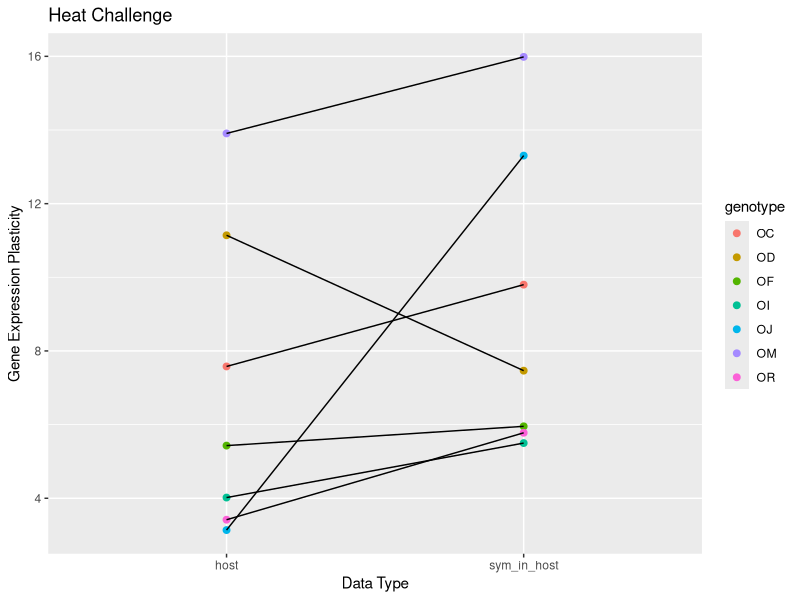
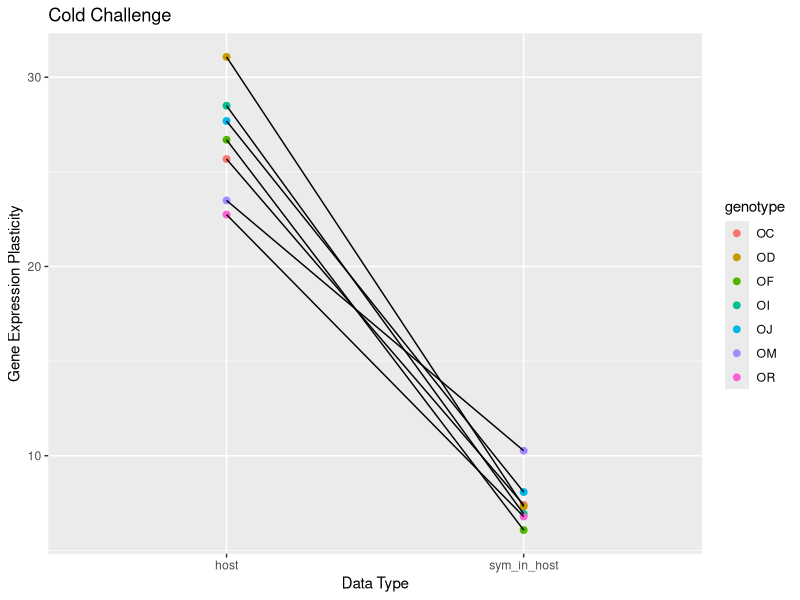
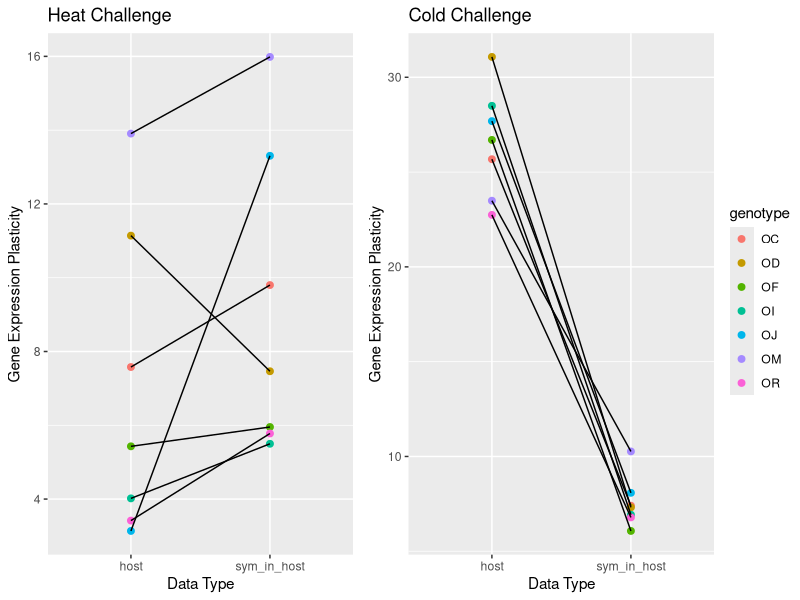

Source code (R) for these figures, in order:
library(tidyverse)
library(ggplot2)
library(stringr)
library(ggpubr)


# This script takes in the plasticity scores output from Colleen Bove's PCA Plasticity function 
# and plots reaction norms of PCA plasticity

setwd("~/Dropbox/BU/Host_Buffering/MPCC_2018/Sym_analyses/GE_Plasticity")

# read in host plasticity, make columns for genotype and fragment
host_plast = read_csv("host_plasticity.csv") %>%
  select(-...1) %>%
  select(name, treat_type, sym_state, dist) %>%
  filter(sym_state == "sym") %>%
  mutate(genotype = str_extract(.$name, "^.{2}")) %>%
  mutate(fragment = str_extract(.$name, "^.{3}")) %>%
  mutate(treatment = str_sub(treat_type, 1, 4)) %>%
  mutate_at(c('treat_type','sym_state','treatment'), as.factor) %>%
  filter(treat_type != "control_sym") %>%
  filter(treat_type != "control_apo") %>%
  select(-treat_type, -sym_state) %>%
  select(name, treatment, genotype, fragment, dist) %>%
  mutate(type = "host")

head(host_plast)

# read in symbiont in host plasticity, make columns for genotype and fragment
syminhost_plast = read_csv("symbiont_inhost_plasticity.csv") %>%
  select(-...1) %>%
  select(name, treatment, dist) %>%
  mutate(genotype = str_extract(.$name, "^.{2}")) %>%
  mutate(fragment = str_extract(.$name, "^.{3}")) %>%
  mutate_at(c('treatment'), as.factor) %>%
  filter(treatment != "control") %>%
  select(name, treatment, genotype, fragment, dist) %>%
  mutate(type = "sym_in_host")

head(syminhost_plast)

# read in symbiont in culture and symbiont in host combined data plasticity, make columns for genotype and fragment
culturesym_plast = read_csv("culturesymcombined_plasticity.csv") %>%
  select(-...1) %>%
  mutate(genotype = str_extract(.$name, "^.{2}")) %>%
  mutate(fragment = str_extract(.$name, "^.{3}")) %>%
  mutate(treatment = str_sub(treat_type, 1, 4)) %>%
  mutate_at(c('treat_type','type','treatment'), as.factor)


# remove plasticity values in control treatments
culturesym_plast = culturesym_plast %>%
  filter(treat_type != "control_sym") %>%
  filter(treat_type != "control_apo")


# plot host and sym in host data together on reaction norm of gene expression plasticity
host_sym_plast = rbind(host_plast, syminhost_plast)

host_sym_plast_heat = host_sym_plast %>%
  filter(treatment == "heat")

host_sym_plast_cold = host_sym_plast %>%
  filter(treatment == "cold")

plast_plot_heat = ggplot(host_sym_plast_heat, aes(x = type, y = dist, group = genotype)) +
  geom_point(aes(color = genotype), size = 2) +
  geom_line(aes(group = genotype)) +
  ylab("Gene Expression Plasticity") +
  xlab("Data Type") +
  ggtitle("Heat Challenge")
plast_plot_heat

plast_plot_cold = ggplot(host_sym_plast_cold, aes(x = type, y = dist, group = genotype)) +
  geom_point(aes(color = genotype), size = 2) +
  geom_line(aes(group = genotype)) +
  ylab("Gene Expression Plasticity") +
  xlab("Data Type") +
  ggtitle("Cold Challenge")
plast_plot_cold


plast_combined = ggarrange(plast_plot_heat, plast_plot_cold, 
                           nrow = 1,
                           common.legend = TRUE, legend = "right")
plast_combined

